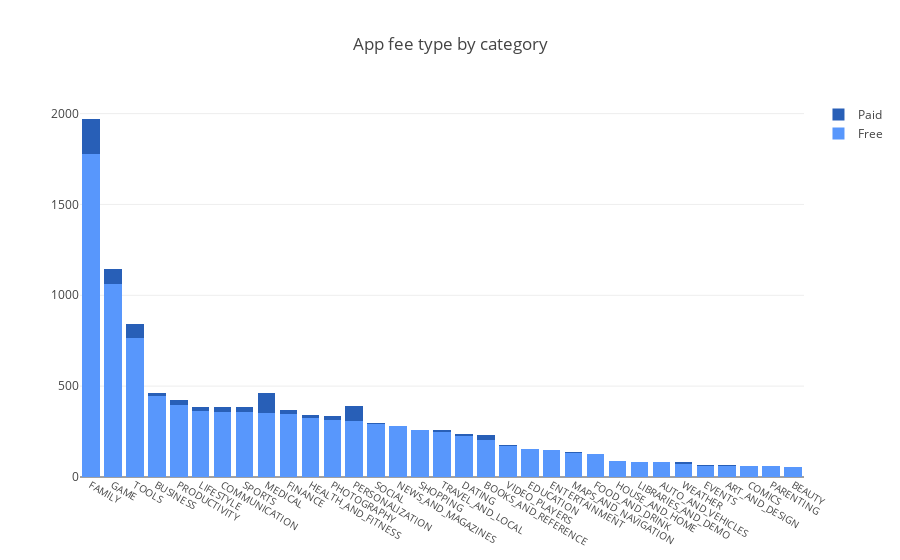

The code cell stored with this chart in its notebook:
### Code cell
trace1 = go.Bar(
    x=free_counts.index,
    y=free_counts.values,
    name='Free',
    marker=go.bar.Marker(color='#5897fc')
)

trace2 = go.Bar(
    x=paid_counts.index,
    y=paid_counts.values,
    name='Paid',
    marker=go.bar.Marker(color='#285fb7')
)

layout = go.Layout(
    barmode='stack',
    title='App fee type by category',
    xaxis = go.layout.XAxis(
        tickangle=30,
        tickfont=go.layout.xaxis.Tickfont(size=10),
        automargin=True
    )
)

fig = go.Figure(data=[trace1, trace2], layout=layout)
iplot(fig)

### Figure 1 — Plotly figure (JSON) as saved in the notebook; plotly's stock layout.template omitted (floating-point values rounded to 4 significant figures)
{"data": [{"marker": {"color": "#5897fc"}, "name": "Free", "type": "bar", "uid": "361af4f0-e935-481e-b8e5-6ff9a595d7da", "x": ["FAMILY", "GAME", "TOOLS", "BUSINESS", "PRODUCTIVITY", "LIFESTYLE", "COMMUNICATION", "SPORTS", "MEDICAL", "FINANCE", "HEALTH_AND_FITNESS", "PHOTOGRAPHY", "PERSONALIZATION", "SOCIAL", "NEWS_AND_MAGAZINES", "SHOPPING", "TRAVEL_AND_LOCAL", "DATING", "BOOKS_AND_REFERENCE", "VIDEO_PLAYERS", "EDUCATION", "ENTERTAINMENT", "MAPS_AND_NAVIGATION", "FOOD_AND_DRINK", "HOUSE_AND_HOME", "LIBRARIES_AND_DEMO", "AUTO_AND_VEHICLES", "WEATHER", "EVENTS", "ART_AND_DESIGN", "COMICS", "PARENTING", "BEAUTY"], "y": [1780, 1061, 765, 446, 396, 364, 360, 360, 354, 349, 325, 313, 309, 292, 281, 258, 246, 227, 203, 171, 152, 147, 132, 125, 88, 84, 82, 74, 63, 62, 60, 58, 53]}, {"marker": {"color": "#285fb7"}, "name": "Paid", "type": "bar", "uid": "3f82a3d9-aec8-4ada-a596-7e63faaf8db4", "x": ["FAMILY", "MEDICAL", "GAME", "PERSONALIZATION", "TOOLS", "PRODUCTIVITY", "BOOKS_AND_REFERENCE", "COMMUNICATION", "SPORTS", "PHOTOGRAPHY", "LIFESTYLE", "FINANCE", "HEALTH_AND_FITNESS", "BUSINESS", "TRAVEL_AND_LOCAL", "WEATHER", "DATING", "MAPS_AND_NAVIGATION", "VIDEO_PLAYERS", "EDUCATION", "ART_AND_DESIGN", "AUTO_AND_VEHICLES", "SOCIAL", "PARENTING", "FOOD_AND_DRINK", "NEWS_AND_MAGAZINES", "SHOPPING", "ENTERTAINMENT", "LIBRARIES_AND_DEMO", "EVENTS"], "y": [191, 109, 83, 83, 78, 28, 28, 27, 24, 22, 19, 17, 16, 14, 12, 8, 7, 5, 4, 4, 3, 3, 3, 2, 2, 2, 2, 2, 1, 1]}], "layout": {"barmode": "stack", "title": {"text": "App fee type by category"}, "xaxis": {"automargin": true, "tickangle": 30, "tickfont": {"size": 10}}}}
